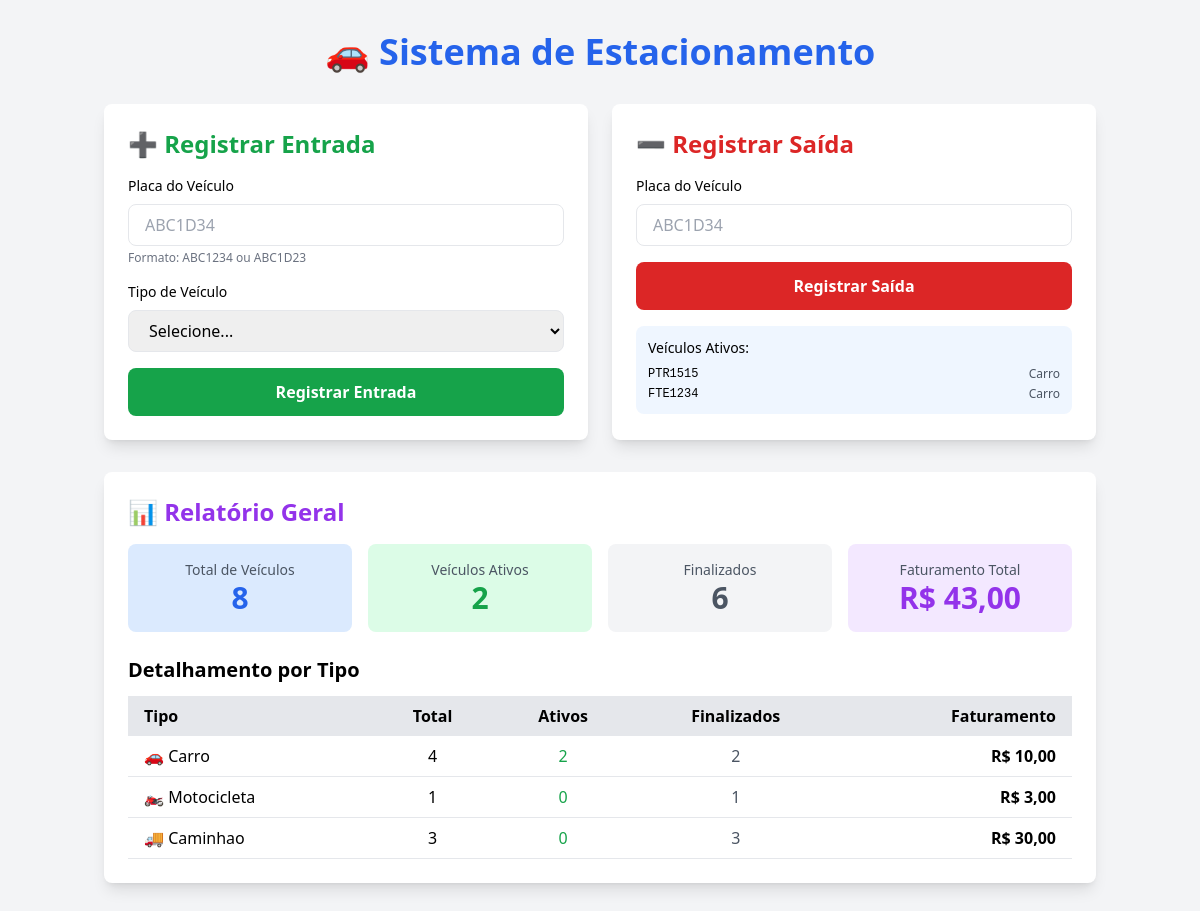
The page / on the database its author committed.
### tables this page shows
CREATE TABLE estadias (
            id INTEGER PRIMARY KEY AUTOINCREMENT,
            placa TEXT NOT NULL,
            tipo_veiculo TEXT NOT NULL,
            data_entrada TEXT NOT NULL,
            data_saida TEXT NULL,
            valor_total REAL NULL
        );

### src/Infra/Repositories/SqliteEstadiaRepository.php (called while the page is built, shortened)
<?php
class SqliteEstadiaRepository implements RegistroEstacionamentoRepositoryInterface
{
    private PDO $pdo;
    public function __construct(SqliteConnection $connection)
    {
        $this->pdo = $connection->getConnection();
    }
    public function findAll(): array
    {
        $consulta = $this->pdo->query("SELECT * FROM estadias ORDER BY data_entrada DESC");
        $registrosArray = $consulta->fetchAll();
        return array_map(fn($linha) => $this->mapRowToEntity($linha), $registrosArray);
    }
    private function mapRowToEntity(array $registroArray): EstadiaEstacionamento
    {
        return new EstadiaEstacionamento(
            placa: $registroArray['placa'],
            tipoVeiculo: TipoVeiculo::from($registroArray['tipo_veiculo']),
            dataEntrada: new DateTimeImmutable($registroArray['data_entrada']),
            dataSaida: $registroArray['data_saida'] ? new DateTimeImmutable($registroArray['data_saida']) : null,
            valorTotal: $registroArray['valor_total'] !== null ? (float)$registroArray['valor_total'] : null,
            id: (int)$registroArray['id']
        );
    }
}

### src/Infra/SqliteConnection.php (called while the page is built, shortened)
<?php
class SqliteConnection
{
    private static ?self $instance = null;
    private PDO $pdo;
    private string $dbPath = __DIR__ . '/database/estacionamento.sqlite';
    private function __construct(){
        try {
            $this->pdo = new PDO("sqlite:" . $this->dbPath);
            $this->pdo->setAttribute(PDO::ATTR_ERRMODE, PDO::ERRMODE_EXCEPTION);
            $this->pdo->setAttribute(PDO::ATTR_DEFAULT_FETCH_MODE, PDO::FETCH_ASSOC);
        } catch (PDOException $e) {
            die("Erro ao conectar ao banco de dados: " . $e->getMessage());
        }
    }
    public static function getInstance(): self
    {
        if (self::$instance === null) {
            self::$instance = new self();
        }
        return self::$instance;
    }
    public function getConnection(): PDO
    {
        return $this->pdo;
    }
}

### src/Domain/EstadiaEstacionamento.php (called while the page is built, shortened)
<?php
class EstadiaEstacionamento
{
    public function getPlaca(): string { return $this->placa; }
    public function getTipoVeiculo(): TipoVeiculo { return $this->tipoVeiculo; }
    public function getValorTotal(): ?float { return $this->valorTotal; }
    public function isFinalizado(): bool
    {
        return $this->dataSaida !== null;
    }
}

### src/Application/services/GerarRelatorioService.php (called while the page is built, shortened)
<?php
class GerarRelatorioService
{
    public function executar(): array
    {
        $estadias = $this->repository->findAll();
        $relatorio = [
            'total_veiculos' => 0,
            'veiculos_ativos' => 0,
            'veiculos_finalizados' => 0,
            'faturamento_total' => 0.0,
            'por_tipo' => []
        ];
        foreach (TipoVeiculo::cases() as $tipo) {
            $relatorio['por_tipo'][$tipo->value] = [
                'quantidade' => 0,
                'quantidade_ativa' => 0,
                'quantidade_finalizada' => 0,
                'faturamento' => 0.0
            ];
        }
        foreach ($estadias as $estadia) {
            $tipo = $estadia->getTipoVeiculo()->value;
            $relatorio['total_veiculos']++;
            $relatorio['por_tipo'][$tipo]['quantidade']++;
            if ($estadia->isFinalizado()) {
                $relatorio['veiculos_finalizados']++;
                $relatorio['por_tipo'][$tipo]['quantidade_finalizada']++;
                $valor = $estadia->getValorTotal() ?? 0.0;
                $relatorio['faturamento_total'] += $valor;
                $relatorio['por_tipo'][$tipo]['faturamento'] += $valor;
            } else {
                $relatorio['veiculos_ativos']++;
                $relatorio['por_tipo'][$tipo]['quantidade_ativa']++;
            }
        }
        return $relatorio;
    }
}

### public/index.php (the view, shortened to what this page needs)
<?php
$connection = SqliteConnection::getInstance();
$repository = new SqliteEstadiaRepository($connection);
$relatorioService = new GerarRelatorioService($repository);
$relatorio = $relatorioService->executar();
$estadiasAtivas = array_filter($repository->findAll(), fn($e) => !$e->isFinalizado());
?>
<!DOCTYPE html>
<html lang="pt-BR">
<head>
    <script src="https://cdn.tailwindcss.com"></script>
</head>
<body class="bg-gray-100">
    <div class="container mx-auto px-4 py-8">
        <h1 class="text-4xl font-bold text-center mb-8 text-blue-600">🚗 Sistema de Estacionamento</h1>
        <div class="grid md:grid-cols-2 gap-6 mb-8">
            <div class="bg-white rounded-lg shadow-lg p-6">
                <h2 class="text-2xl font-bold mb-4 text-green-600">➕ Registrar Entrada</h2>
                <form method="POST" action="index.php" class="space-y-4">
                    <div>
                        <label class="block text-sm font-medium mb-2">Placa do Veículo</label>
                        <input type="text" name="placa" required
                            pattern="[A-Za-z]{3}[0-9][A-Za-z0-9][0-9]{2}"
                            placeholder="ABC1D34"
                            class="w-full px-4 py-2 border rounded-lg focus:ring-2 focus:ring-green-500 uppercase">
                        <p class="text-xs text-gray-500 mt-1">Formato: ABC1234 ou ABC1D23</p>
                    </div>
                    <div>
                        <label class="block text-sm font-medium mb-2">Tipo de Veículo</label>
                        <select name="tipo_veiculo" required
                            class="w-full px-4 py-2 border rounded-lg focus:ring-2 focus:ring-green-500">
                            <option value="">Selecione...</option>
                        </select>
                    </div>
                    <button type="submit"
                        class="w-full bg-green-600 text-white py-3 rounded-lg hover:bg-green-700 transition font-semibold">
                        Registrar Entrada
                    </button>
                </form>
            </div>
            <div class="bg-white rounded-lg shadow-lg p-6">
                <h2 class="text-2xl font-bold mb-4 text-red-600">➖ Registrar Saída</h2>
                <form method="POST" action="index.php" class="space-y-4">
                    <div>
                        <label class="block text-sm font-medium mb-2">Placa do Veículo</label>
                        <input type="text" name="placa" required
                            placeholder="ABC1D34"
                            list="placas-ativas"
                            class="w-full px-4 py-2 border rounded-lg focus:ring-2 focus:ring-red-500 uppercase">
                    </div>
                    <button type="submit"
                        class="w-full bg-red-600 text-white py-3 rounded-lg hover:bg-red-700 transition font-semibold">
                        Registrar Saída
                    </button>
                </form>
                <?php if (!empty($estadiasAtivas)): ?>
                    <div class="mt-4 p-3 bg-blue-50 rounded-lg">
                        <p class="text-sm font-medium mb-2">Veículos Ativos:</p>
                        <div class="text-xs space-y-1">
                            <?php foreach (array_slice($estadiasAtivas, 0, 5) as $estadia): ?>
                                <div class="flex justify-between">
                                    <span class="font-mono"><?= htmlspecialchars($estadia->getPlaca()) ?></span>
                                    <span class="text-gray-600"><?= ucfirst($estadia->getTipoVeiculo()->value) ?></span>
                                </div>
                            <?php endforeach; ?>
                        </div>
                    </div>
                <?php endif; ?>
            </div>
        </div>
        <div class="bg-white rounded-lg shadow-lg p-6">
            <h2 class="text-2xl font-bold mb-4 text-purple-600">📊 Relatório Geral</h2>
            <div class="grid md:grid-cols-4 gap-4 mb-6">
                <div class="bg-blue-100 p-4 rounded-lg text-center">
                    <p class="text-sm text-gray-600">Total de Veículos</p>
                    <p class="text-3xl font-bold text-blue-600"><?= $relatorio['total_veiculos'] ?></p>
                </div>
                <div class="bg-green-100 p-4 rounded-lg text-center">
                    <p class="text-sm text-gray-600">Veículos Ativos</p>
                    <p class="text-3xl font-bold text-green-600"><?= $relatorio['veiculos_ativos'] ?></p>
                </div>
                <div class="bg-gray-100 p-4 rounded-lg text-center">
                    <p class="text-sm text-gray-600">Finalizados</p>
                    <p class="text-3xl font-bold text-gray-600"><?= $relatorio['veiculos_finalizados'] ?></p>
                </div>
                <div class="bg-purple-100 p-4 rounded-lg text-center">
                    <p class="text-sm text-gray-600">Faturamento Total</p>
                    <p class="text-3xl font-bold text-purple-600">R$ <?= number_format($relatorio['faturamento_total'], 2, ',', '.') ?></p>
                </div>
            </div>
            <h3 class="text-xl font-bold mb-3">Detalhamento por Tipo</h3>
            <div class="overflow-x-auto">
                <table class="w-full">
                    <thead class="bg-gray-200">
                        <tr>
                            <th class="px-4 py-2 text-left">Tipo</th>
                            <th class="px-4 py-2 text-center">Total</th>
                            <th class="px-4 py-2 text-center">Ativos</th>
                            <th class="px-4 py-2 text-center">Finalizados</th>
                            <th class="px-4 py-2 text-right">Faturamento</th>
                        </tr>
                    </thead>
                    <tbody>
                        <?php foreach ($relatorio['por_tipo'] as $tipo => $dados): ?>
                            <tr class="border-b hover:bg-gray-50">
                                <td class="px-4 py-2">
                                    <?php
                                    $icones = ['carro' => '🚗', 'motocicleta' => '🏍️', 'caminhao' => '🚚'];
                                    echo $icones[$tipo] . ' ' . ucfirst($tipo);
                                    ?>
                                </td>
                                <td class="px-4 py-2 text-center"><?= $dados['quantidade'] ?></td>
                                <td class="px-4 py-2 text-center text-green-600"><?= $dados['quantidade_ativa'] ?></td>
                                <td class="px-4 py-2 text-center text-gray-600"><?= $dados['quantidade_finalizada'] ?></td>
                                <td class="px-4 py-2 text-right font-semibold">
                                    R$ <?= number_format($dados['faturamento'], 2, ',', '.') ?>
                                </td>
                            </tr>
                        <?php endforeach; ?>
                    </tbody>
                </table>
            </div>
        </div>
    </div>
</body>
</html>

### rows shown on the page
estadias: placa "PTR1515", value "Carro"
estadias: placa "FTE1234", value "Carro"

### other values the page prints
$relatorio['total_veiculos'] "8"
$relatorio['veiculos_ativos'] "2"
$relatorio['veiculos_finalizados'] "6"
$relatorio['faturamento_total'] "43,00"
$icones[$tipo] "🚗"
$tipo "Carro"
$dados['quantidade'] "4"
$dados['quantidade_ativa'] "2"
$dados['quantidade_finalizada'] "2"
$dados['faturamento'] "10,00"
$icones[$tipo] "🏍️"
$tipo "Motocicleta"
$dados['quantidade'] "1"
$dados['quantidade_ativa'] "0"
$dados['quantidade_finalizada'] "1"
